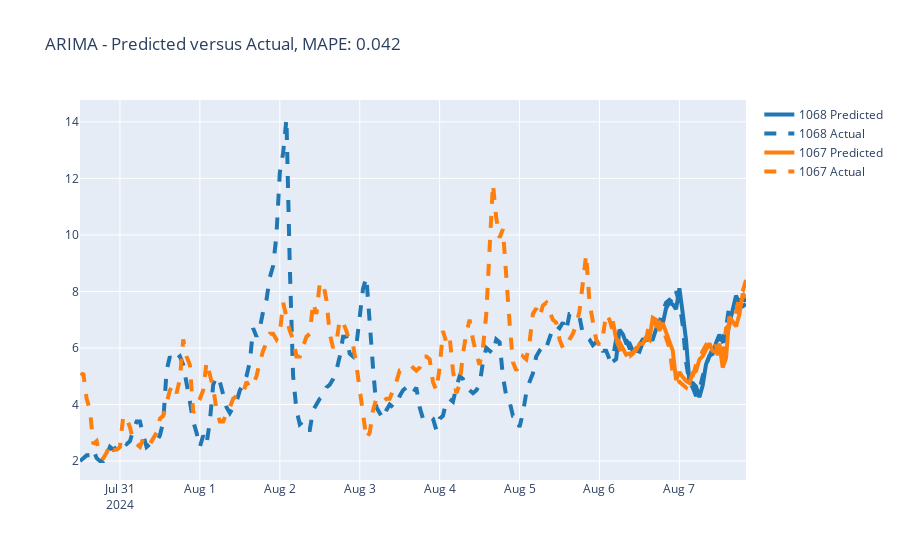

Notebook code cell kept with this figure:
### Code cell
graph_forecast(concatted_df_arima, "ARIMA", total_vars)
